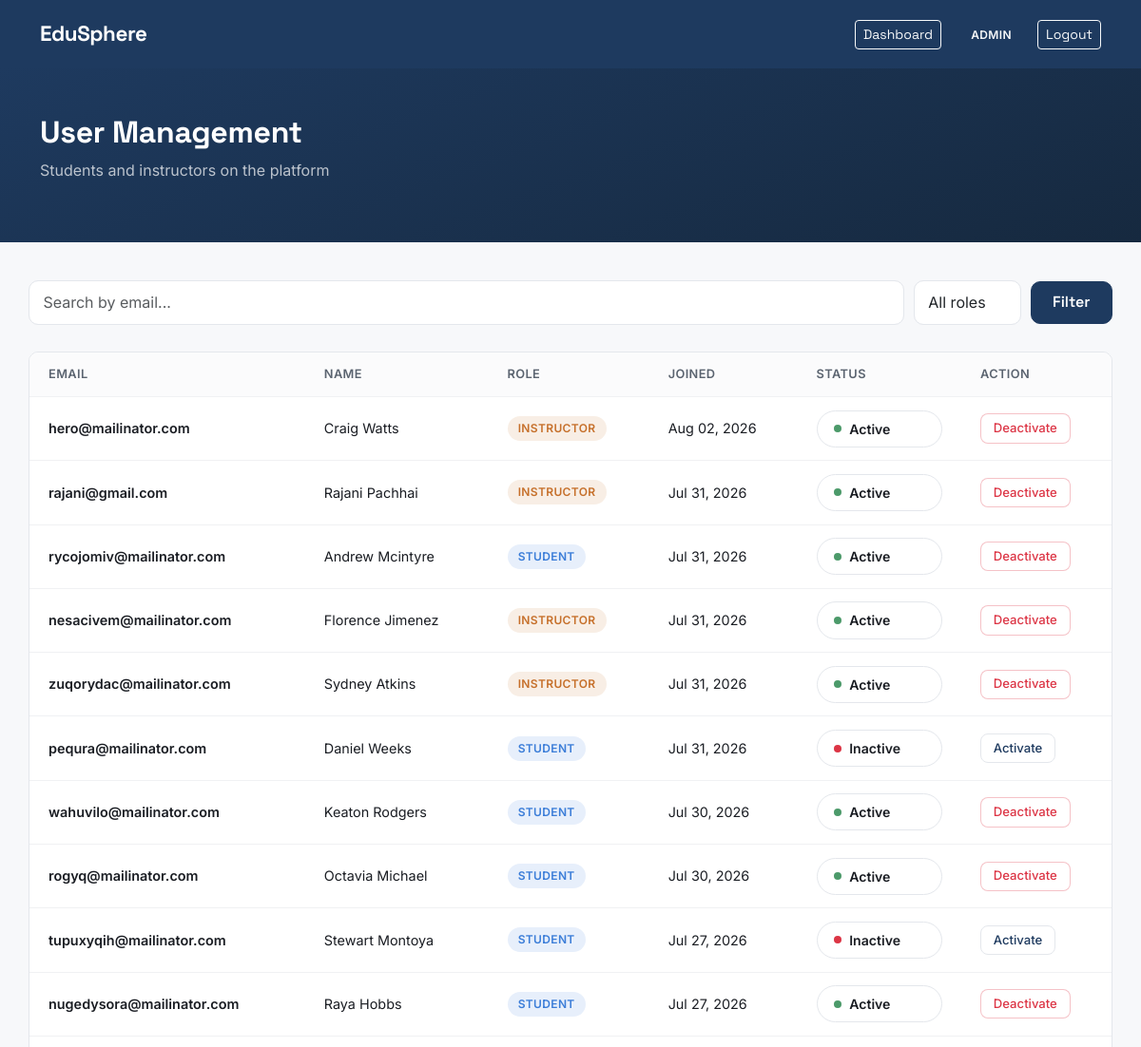
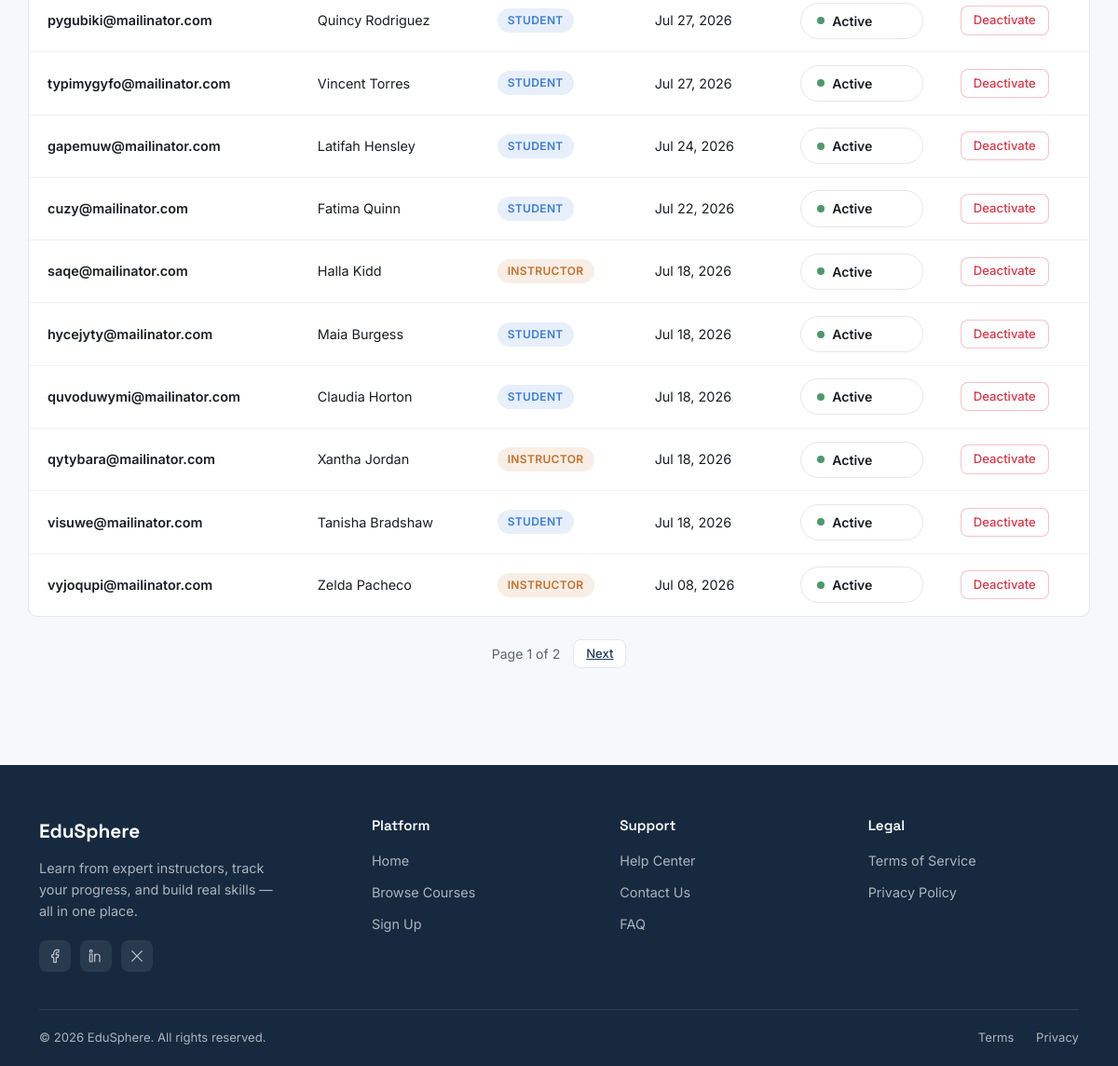
The app's page /dashboard/users/ (signed in) with its own data (2 pictures, top to bottom).
### accounts/models.py (models this page shows, shortened)
class CustomUser(AbstractUser):
    class Role(models.TextChoices):
        STUDENT = "student", "Student"
        INSTRUCTOR = "instructor", "Instructor"
        ADMIN = "admin", "Admin"
    username = None
    email = models.EmailField(unique=True)
    role = models.CharField(max_length=20, choices=Role.choices, default=Role.STUDENT)
    profile_picture = models.ImageField(upload_to="profile_pics/", blank=True, null=True)
    bio = models.TextField(blank=True)
    created_at = models.DateTimeField(auto_now_add=True)
    USERNAME_FIELD = "email"
    REQUIRED_FIELDS = []
    objects = CustomUserManager()

### dashboard/views.py (the view)
# urls.py: path('users/', views.UserManagementView.as_view(), name='user_management'),
class UserManagementView(AdminRequiredMixin, ListView):
    model = CustomUser
    template_name = 'dashboard/user_management.html'
    context_object_name = 'users'
    paginate_by = 20
    def get_queryset(self):
        queryset = CustomUser.objects.exclude(role='admin').order_by('-created_at')
        role = self.request.GET.get('role')
        if role in ('student', 'instructor'):
            queryset = queryset.filter(role=role)
        search = self.request.GET.get('q')
        if search:
            queryset = queryset.filter(email__icontains=search)
        return queryset
    def get_context_data(self, **kwargs):
        context = super().get_context_data(**kwargs)
        context['current_role'] = self.request.GET.get('role', '')
        context['current_search'] = self.request.GET.get('q', '')
        return context

### dashboard/mixins.py (called while the page is built)
    def test_func(self):
        return self.request.user.is_authenticated and self.request.user.role == 'admin'

### dashboard/templates/dashboard/user_management.html (shortened to what this page needs)
{% extends 'base.html' %}
{% block content %}
<div class="dashboard-hero">
    <div class="container">
        <h1>User Management</h1>
        <p>Students and instructors on the platform</p>
    </div>
</div>
<div class="container dashboard-container">
    <form method="get" class="oversight-filter-bar">
        <input
            type="text"
            name="q"
            value="{{ current_search }}"
            placeholder="Search by email..."
            class="form-control oversight-search-input"
        >
        <select name="role" class="form-control oversight-status-select">
            <option value="" {% if current_role == '' %}selected{% endif %}>All roles</option>
        </select>
        <button type="submit" class="btn btn-primary">Filter</button>
    </form>
    {% if users %}
    <div class="oversight-table-wrapper">
        <table class="oversight-table">
            <thead>
                <tr>
                    <th>Email</th>
                    <th>Name</th>
                    <th>Role</th>
                    <th>Joined</th>
                    <th>Status</th>
                    <th>Action</th>
                </tr>
            </thead>
            <tbody>
                {% for u in users %}
                <tr>
                    <td class="oversight-course-title">{{ u.email }}</td>
                    <td>{{ u.first_name }} {{ u.last_name }}</td>
                    <td><span class="role-badge {{ u.role }}">{{ u.role }}</span></td>
                    <td>{{ u.created_at|date:"M d, Y" }}</td>
                    <td>
                        {% if u.is_active %}
                            <span class="status-pill status-completed"><span class="status-dot"></span> Active</span>
                        {% else %}
                            <span class="status-pill status-failed"><span class="status-dot"></span> Inactive</span>
                        {% endif %}
                    </td>
                    <td>
                        <form method="post" action="{% url 'dashboard:toggle_user_active' u.pk %}">
                            {% if u.is_active %}
                            <button type="submit" class="btn-sm-outline btn-danger-outline">Deactivate</button>
                            {% else %}
                            <button type="submit" class="btn-sm-outline">Activate</button>
                            {% endif %}
                        </form>
                    </td>
                </tr>
                {% endfor %}
            </tbody>
        </table>
    </div>
    {% if is_paginated %}
    <div class="oversight-pagination">
        <span class="oversight-page-info">Page {{ page_obj.number }} of {{ page_obj.paginator.num_pages }}</span>
        {% if page_obj.has_next %}
        <a href="?page={{ page_obj.next_page_number }}{% if current_role %}&role={{ current_role }}{% endif %}{% if current_search %}&q={{ current_search }}{% endif %}" class="btn-sm-outline">Next</a>
        {% endif %}
    </div>
    {% endif %}
    {% else %}
    <div class="empty-state">
        <div class="icon">👤</div>
        <p>No users match your filters.</p>
    </div>
    {% endif %}
</div>
{% endblock %}

### templates/base.html (shortened to what this page needs)
{% load static %}
<!DOCTYPE html>
<html lang="en">
<head>
    <link href="https://cdn.jsdelivr.net/npm/bootstrap@5.3.3/dist/css/bootstrap.min.css" rel="stylesheet">
    <link href="{% static 'css/custom.css' %}" rel="stylesheet">
</head>
<body>
    <nav class="navbar navbar-expand-lg navbar-dark">
        <div class="container">
            <a class="navbar-brand" href="{% url 'home' %}">EduSphere</a>
            <div class="ms-auto d-flex align-items-center">
                {% if user.is_authenticated %}
                {% if user.role == 'student' %}
                <a href="{% url 'enrollments:my_courses' %}" class="btn btn-outline-light btn-sm me-3">My Courses</a>
                {% elif user.role == 'instructor' %}
                <a href="{% url 'courses:instructor_dashboard' %}" class="btn btn-outline-light btn-sm me-3">My
                    Courses</a>
                {% elif user.role == 'admin' %}
                <a href="{% url 'dashboard:overview' %}" class="btn btn-outline-light btn-sm me-3">Dashboard</a>
                {% endif %}
                <span class="text-light me-3">
                    <span class="role-badge {{ user.role }} ms-1">{{ user.role }}</span>
                </span>
                <a href="{% url 'accounts:logout' %}" class="btn btn-outline-light btn-sm">Logout</a>
                {% else %}
                <a href="{% url 'accounts:login' %}" class="btn btn-outline-light btn-sm me-2">Login</a>
                <a href="{% url 'accounts:register_choice' %}" class="btn btn-accent btn-sm">Sign Up</a>
                {% endif %}
            </div>
        </div>
    </nav>
    {% block content %}
    {% endblock %}
    <footer class="site-footer">
        <div class="container">
            <div class="footer-grid">
                <div>
                    <span class="footer-brand-name">EduSphere</span>
                    <p class="footer-brand-tagline">Learn from expert instructors, track your progress, and build real
                        skills — all in one place.</p>
                    <div class="footer-social-row">
                        <a href="https://www.facebook.com/share/1CqCPcXn59/?mibextid=wwXIfr" class="footer-social-icon"
                            aria-label="Facebook">
                        </a>
                        <a href="https://np.linkedin.com/in/rajesh-pachhai-6842a4362" class="footer-social-icon"
                            aria-label="LinkedIn">
                        </a>
                        <a href="#" class="footer-social-icon" aria-label="Twitter / X">
                            <svg width="16" height="16" viewBox="0 0 24 24" fill="none"
                                xmlns="http://www.w3.org/2000/svg">
                                <path d="M4 4L20 20M20 4L4 20" stroke="currentColor" stroke-width="1.8"
                                    stroke-linecap="round" />
                            </svg>
                        </a>
                    </div>
                </div>
                <div class="footer-col">
                    <h4>Platform</h4>
                    <ul class="footer-links">
                        <li><a href="{% url 'home' %}">Home</a></li>
                        <li><a href="{% url 'courses:course_list' %}">Browse Courses</a></li>
                        <li><a href="{% url 'accounts:register_choice' %}">Sign Up</a></li>
                    </ul>
                </div>
                <div class="footer-col">
                    <h4>Support</h4>
                    <ul class="footer-links">
                        <li><a href="#">Help Center</a></li>
                        <li><a href="#">Contact Us</a></li>
                        <li><a href="#">FAQ</a></li>
                    </ul>
                </div>
                <div class="footer-col">
                    <h4>Legal</h4>
                    <ul class="footer-links">
                        <li><a href="#">Terms of Service</a></li>
                        <li><a href="#">Privacy Policy</a></li>
                    </ul>
                </div>
            </div>
            <div class="footer-bottom">
                <span>&copy; {% now "Y" %} EduSphere. All rights reserved.</span>
                <div>
                    <a href="#">Terms</a>
                    <a href="#">Privacy</a>
                </div>
            </div>
        </div>
    </footer>
</body>
</html>

### records on screen
CustomUser: role "ADMIN"
CustomUser: email "hero@mailinator.com", first_name "Craig", last_name "Watts", role "INSTRUCTOR", created_at "Aug 02, 2026", is_active True (drawn)
CustomUser: email "rajani@gmail.com", first_name "Rajani", last_name "Pachhai", role "INSTRUCTOR", created_at "Jul 31, 2026", is_active True (drawn)
CustomUser: email "rycojomiv@mailinator.com", first_name "Andrew", last_name "Mcintyre", role "STUDENT", created_at "Jul 31, 2026", is_active True (drawn)
CustomUser: email "nesacivem@mailinator.com", first_name "Florence", last_name "Jimenez", role "INSTRUCTOR", created_at "Jul 31, 2026", is_active True (drawn)
CustomUser: email "zuqorydac@mailinator.com", first_name "Sydney", last_name "Atkins", role "INSTRUCTOR", created_at "Jul 31, 2026", is_active True (drawn)
CustomUser: email "pequra@mailinator.com", first_name "Daniel", last_name "Weeks", role "STUDENT", created_at "Jul 31, 2026", is_active False (drawn)
CustomUser: email "wahuvilo@mailinator.com", first_name "Keaton", last_name "Rodgers", role "STUDENT", created_at "Jul 30, 2026", is_active True (drawn)
CustomUser: email "rogyq@mailinator.com", first_name "Octavia", last_name "Michael", role "STUDENT", created_at "Jul 30, 2026", is_active True (drawn)
CustomUser: email "tupuxyqih@mailinator.com", first_name "Stewart", last_name "Montoya", role "STUDENT", created_at "Jul 27, 2026", is_active False (drawn)
CustomUser: email "nugedysora@mailinator.com", first_name "Raya", last_name "Hobbs", role "STUDENT", created_at "Jul 27, 2026", is_active True (drawn)
CustomUser: email "pygubiki@mailinator.com", first_name "Quincy", last_name "Rodriguez", role "STUDENT", created_at "Jul 27, 2026", is_active True (drawn)
CustomUser: email "typimygyfo@mailinator.com", first_name "Vincent", last_name "Torres", role "STUDENT", created_at "Jul 27, 2026", is_active True (drawn)
CustomUser: email "gapemuw@mailinator.com", first_name "Latifah", last_name "Hensley", role "STUDENT", created_at "Jul 24, 2026", is_active True (drawn)
CustomUser: email "cuzy@mailinator.com", first_name "Fatima", last_name "Quinn", role "STUDENT", created_at "Jul 22, 2026", is_active True (drawn)
CustomUser: email "saqe@mailinator.com", first_name "Halla", last_name "Kidd", role "INSTRUCTOR", created_at "Jul 18, 2026", is_active True (drawn)
CustomUser: email "hycejyty@mailinator.com", first_name "Maia", last_name "Burgess", role "STUDENT", created_at "Jul 18, 2026", is_active True (drawn)
CustomUser: email "quvoduwymi@mailinator.com", first_name "Claudia", last_name "Horton", role "STUDENT", created_at "Jul 18, 2026", is_active True (drawn)
CustomUser: email "qytybara@mailinator.com", first_name "Xantha", last_name "Jordan", role "INSTRUCTOR", created_at "Jul 18, 2026", is_active True (drawn)
CustomUser: email "visuwe@mailinator.com", first_name "Tanisha", last_name "Bradshaw", role "STUDENT", created_at "Jul 18, 2026", is_active True (drawn)
CustomUser: email "vyjoqupi@mailinator.com", first_name "Zelda", last_name "Pacheco", role "INSTRUCTOR", created_at "Jul 08, 2026", is_active True (drawn)

### other values on screen
{{ page_obj.number }} "1"
{{ page_obj.paginator.num_pages }} "2"
